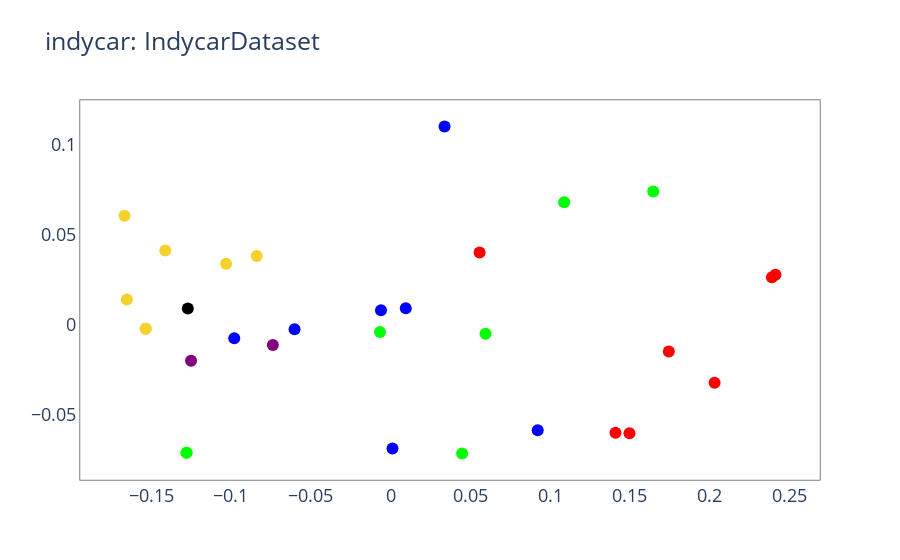

Notebook code for this chart:
### Code cell
f1=dim_reduction(data[:, [-4,-1]], 'IndycarDataset', ranknet_model_name='indycar',dim_model_name='PCA')

### Figure 1 — Plotly figure (JSON) as saved in the notebook; plotly's stock layout.template omitted (floating-point values rounded to 4 significant figures)
{"data": [{"hoverinfo": "text", "hovertext": ["Indy500-2013", "Indy500-2014", "Indy500-2015", "Indy500-2016", "Indy500-2017", "Indy500-2018", "Indy500-2019", "Texas-2013", "Texas-2014", "Texas-2015", "Texas-2016", "Texas-2017", "Texas-2018", "Texas-2019", "Iowa-2013", "Iowa-2014", "Iowa-2015", "Iowa-2016", "Iowa-2017", "Iowa-2018", "Iowa-2019", "Pocono-2013", "Pocono-2014", "Pocono-2015", "Pocono-2016", "Pocono-2017", "Pocono-2018", "Pocono-2019", "Phoenix-2018", "Gateway-2018", "Gateway-2019"], "marker": {"color": ["#ff0000", "#ff0000", "#ff0000", "#ff0000", "#ff0000", "#ff0000", "#ff0000", "#0000ff", "#0000ff", "#0000ff", "#0000ff", "#0000ff", "#0000ff", "#0000ff", "#f5d12b", "#f5d12b", "#f5d12b", "#f5d12b", "#f5d12b", "#f5d12b", "#f5d12b", "#00ff00", "#00ff00", "#00ff00", "#00ff00", "#00ff00", "#00ff00", "#00ff00", "#000000", "#800080", "#800080"], "size": 12}, "mode": "markers", "text": ["Indy500-2013", "Indy500-2014", "Indy500-2015", "Indy500-2016", "Indy500-2017", "Indy500-2018", "Indy500-2019", "Texas-2013", "Texas-2014", "Texas-2015", "Texas-2016", "Texas-2017", "Texas-2018", "Texas-2019", "Iowa-2013", "Iowa-2014", "Iowa-2015", "Iowa-2016", "Iowa-2017", "Iowa-2018", "Iowa-2019", "Pocono-2013", "Pocono-2014", "Pocono-2015", "Pocono-2016", "Pocono-2017", "Pocono-2018", "Pocono-2019", "Phoenix-2018", "Gateway-2018", "Gateway-2019"], "type": "scatter", "x": [0.2412, 0.1497, 0.0558, 0.239, 0.1744, 0.2031, 0.141, 0.009555, -0.005975, 0.001244, 0.09222, 0.03386, -0.06013, -0.09794, -0.103, -0.1534, -0.08387, -0.1652, -0.1667, -0.1534, -0.1411, -0.0066, -0.1278, 0.1646, 0.05954, 0.1088, -0.1278, 0.04486, -0.127, -0.125, -0.07373], "y": [0.02781, -0.06007, 0.04017, 0.02639, -0.01474, -0.03205, -0.05973, 0.009268, 0.008103, -0.06856, -0.05844, 0.1099, -0.002471, -0.007422, 0.03388, -0.002141, 0.03818, 0.01405, 0.06053, -0.002141, 0.04124, -0.004006, -0.07081, 0.07387, -0.004875, 0.06798, -0.07081, -0.07127, 0.00913, -0.01987, -0.01113]}], "layout": {"font": {"size": 18}, "paper_bgcolor": "rgba(0, 0, 0, 0)", "plot_bgcolor": "rgba(0, 0, 0, 0)", "title": {"text": "indycar: IndycarDataset"}, "xaxis": {"linecolor": "black", "linewidth": 0.5, "mirror": true, "showgrid": false}, "yaxis": {"linecolor": "black", "linewidth": 0.5, "mirror": true, "showgrid": false}}}
